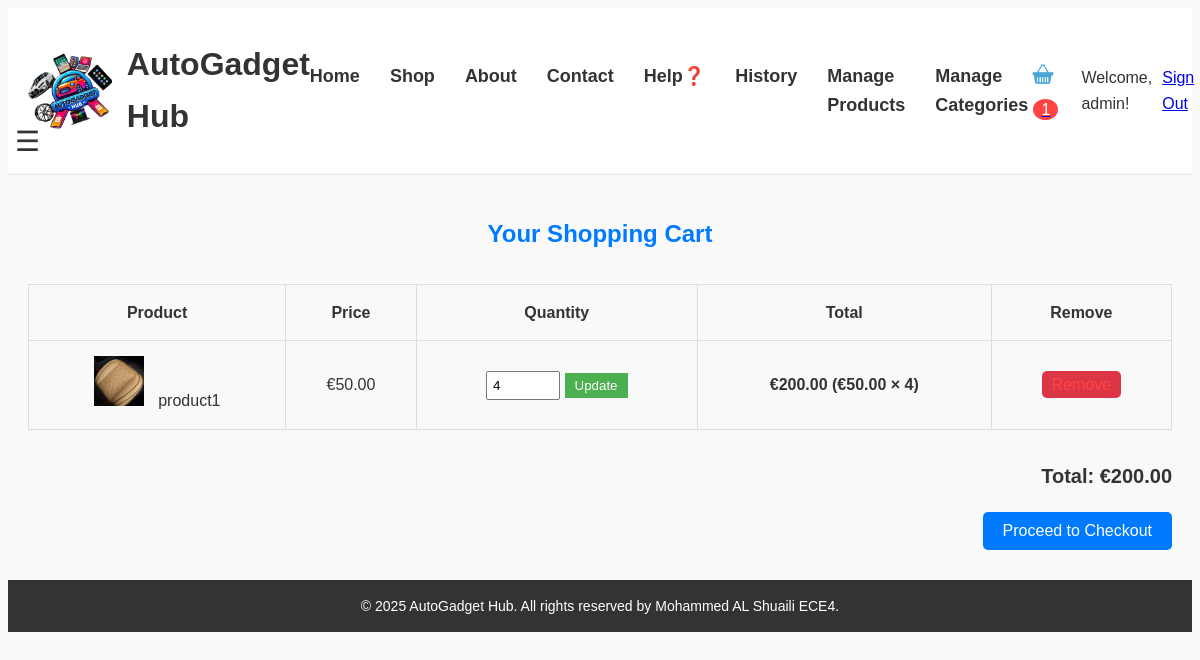
The app's page /cart/ (signed in), older data.
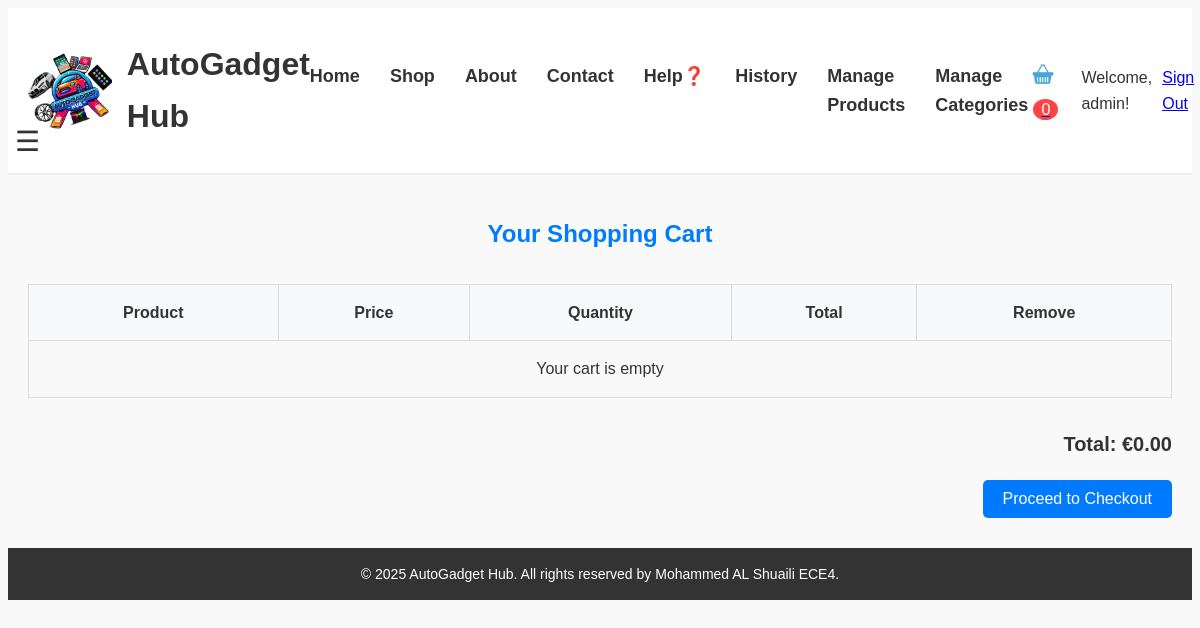
The same page, newer data.
### myapp/models.py (models this page shows, shortened)
class CartItem(models.Model):
    user = models.ForeignKey(User, on_delete=models.CASCADE)  # Refers to the user who added the item
    product = models.ForeignKey(Product, on_delete=models.CASCADE)  # Product bein added
    quantity = models.PositiveIntegerField(default=1)  # How many peeces
    def get_total(self):
        return self.product.price * self.quantity  # Claculates the totel price

class Product(models.Model):
    category = models.ForeignKey(ProductCategory, on_delete=models.SET_NULL, null=True, blank=True)  # Link to categgory
    name = models.CharField(max_length=200)  # Product's name
    description = models.TextField()  # Descripshon of the product
    product_code = models.CharField(max_length=50, unique=True)  # Unique code for idenntificashon
    image = models.ImageField(upload_to='product_images/')  # Image uplod field
    price = models.DecimalField(max_digits=10, decimal_places=2)  # Cost of the item
    stock = models.PositiveIntegerField(default=0)  # Amont in stock
    created_at = models.DateTimeField(auto_now_add=True)  # Date and time it was created

### myapp/views.py (the view)
# urls.py: path('cart/', views.cart, name='cart'),
@login_required
def cart(request):
    cart_items = CartItem.objects.filter(user=request.user)
    cart_total = sum(item.product.price * item.quantity for item in cart_items)
    context = {
        'cart_items': cart_items,
        'cart_total': cart_total
    }
    return render(request, 'myapp/cart.html', context)

### myapp/templates/myapp/cart.html (shortened to what this page needs)
<!DOCTYPE html>
<html lang="en">
<head>
  {% load static %}
  <link rel="stylesheet" href="{% static 'myapp/css/header_mainBody.css' %}" />
  <link rel="stylesheet" href="{% static 'myapp/css/cart_style.css' %}" />
</head>
<body>
   <header>
    <div>
      <img src="{% static 'myapp/images/my_logo.png' %}" alt="AutoGadget Hub Logo" />
      <h1>AutoGadget Hub</h1>
    </div>
    <nav>
      <a href="{% url 'home' %}">Home</a>
      <a href="{% url 'shop' %}">Shop</a>
      <a href="{% url 'about' %}">About</a>
      <a href="{% url 'contact' %}">Contact</a>
      <a href="{% url 'help' %}">Help❓</a>
      <a href="{% url 'order_history' %}">History</a>
      {% if user.is_staff %}
      <a href="{% url 'manage_products' %}">Manage Products</a>
      <a href="{% url 'manage_categories' %}">Manage Categories</a>
      {% endif %}
    </nav>
    <div>
      <a href="{% url 'cart' %}" class="cart-link">
        <img src="{% static 'myapp/images/shopping_cart.png' %}" alt="Cart">
        <span class="cart-count">
          {% if user.is_authenticated %}{{ user.cartitem_set.count }}{% else %}0{% endif %}
        </span>
      </a>
      {% if user.is_authenticated %}
      <span class="welcome-msg">Welcome, {{ user.username }}!</span>
      <a href="{% url 'signout' %}" id="signout">Sign Out</a>
      {% else %}
      <a href="{% url 'signin' %}" id="signin">Sign In</a>
      <a href="{% url 'signup' %}" id="signup">Sign Up</a>
      {% endif %}
    </div>
  </header>
  <main>
       <div class="menu-trigger">
        <div class="hamburger">☰</div>
      </div>
    <div class="cart-container">
      <h2>Your Shopping Cart</h2>
      <table class="cart-table">
        <thead>
          <tr>
            <th>Product</th>
            <th>Price</th>
            <th>Quantity</th>
            <th>Total</th>
            <th>Remove</th>
          </tr>
        </thead>
        <tbody>
          {% for item in cart_items %}
          <tr>
            <td>
              <img src="{{ item.product.image.url }}" alt="{{ item.product.name }}" class="cart-image">
              {{ item.product.name }}
            </td>
            <td>€{{ item.product.price }}</td>
            <td>
              <form method="post" action="{% url 'update_cart' item.product.id %}" class="update-form">
                <input type="number" name="quantity" value="{{ item.quantity }}" min="0" max="{{ item.product.stock }}"
                  class="quantity-input">
                <button type="submit" class="btn-update">Update</button>
              </form>
            </td>
            <td class="product-total">
              €{{ item.get_total|floatformat:2 }}
              (€{{ item.product.price|floatformat:2 }} × {{ item.quantity }})
            </td>
            <td>
              <a href="{% url 'remove_from_cart' item.id %}" class="remove-item"
                onclick="return confirm('Are you sure?')">Remove</a>
            </td>
          </tr>
          {% empty %}
          <tr>
            <td colspan="5">Your cart is empty</td>
          </tr>
          {% endfor %}
        </tbody>
      </table>
      <div class="cart-summary">
        <p><strong>Total: €{{ cart_total|floatformat:2 }}</strong></p>
        <a href="{% url 'checkout' %}">
          <button class="checkout-btn">Proceed to Checkout</button>
        </a>
      </div>
  </main>
  <footer>
    <p>
      &copy; 2025 AutoGadget Hub. All rights reserved by Mohammed AL Shuaili
      ECE4.
    </p>
  </footer>
</body>
</html>

Row changes from the older to the newer data that the page shows:
removed CartItem: product.image (picture), product.name "product1", product.price "50.00", quantity "4", get_total "200.00"
Text that changed along with them:
{{ user.cartitem_set.count }}: "1" → "0"
{{ cart_total|floatformat:2 }}: "200.00" → "0.00"
text now shown: "Your cart is empty"
